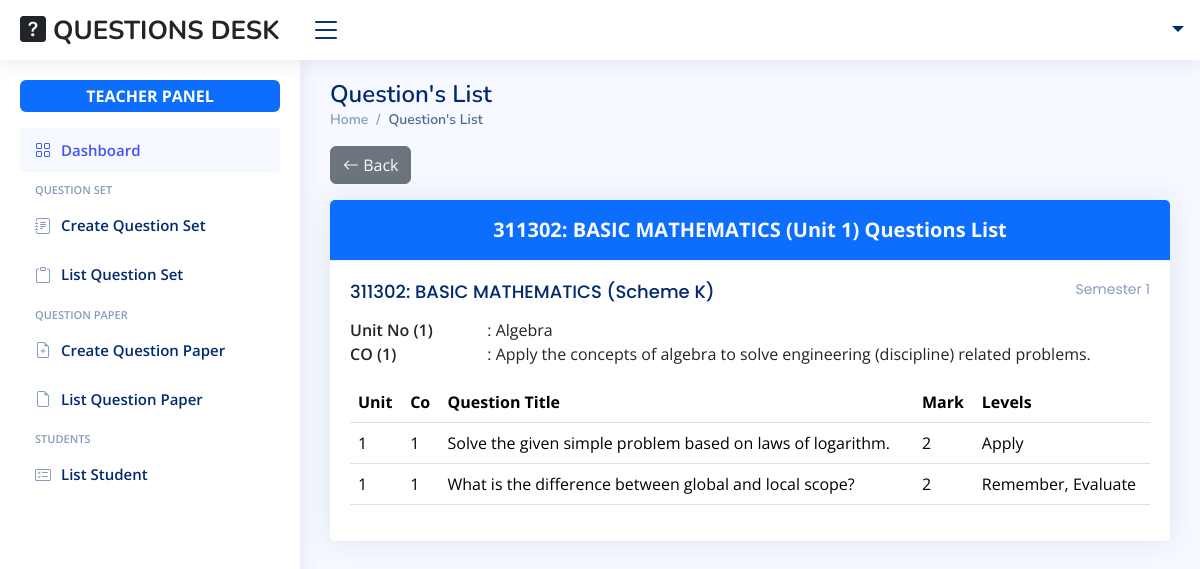
Page /teacher/list/questions/1/ on the committed database.
### Questions/models.py (models this page shows, shortened)
class QuestionSet(models.Model):
    id = models.BigAutoField(primary_key=True)
    subject = models.ForeignKey(Subject, related_name='question_sets', on_delete=models.CASCADE)
    unit = models.PositiveIntegerField(null=False, blank=False, default=0)
    unit_title = models.CharField(max_length=255, null=False, blank=False)
    co = models.PositiveIntegerField(null=False, blank=False, default=0)
    co_title = models.CharField(max_length=255, null=False, blank=False)
    questions = models.ManyToManyField(Question, related_name='question_sets', blank=True)
    created_date = models.DateField(auto_now_add=True)
    def __str__(self):
        return f'{self.subject.code}: {self.subject.name} (Unit {self.unit})'
    class Meta:
        db_table = 'Question Sets'

class Question(models.Model):
    id = models.BigAutoField(primary_key=True)
    title = models.CharField(max_length=255, null=False, blank=False)
    mark = models.PositiveIntegerField(null=False, blank=False, default=0)
    levels = models.CharField(max_length=255, null=False, blank=False)
    class Meta:
        db_table = 'Questions'

### Users/models.py (models this page shows)
class Subject(models.Model):
    id = models.BigAutoField(primary_key=True)
    code = models.CharField(max_length=100, unique=True, null=False, blank=False)
    name = models.CharField(max_length=255, null=False, blank=False)
    semester = models.CharField(max_length=100, null=False, blank=False)
    department =models.CharField(max_length=100, null=False, blank=False)
    scheme = models.CharField(max_length=10, null=False, blank=False)
    def __str__(self):
        return f'{self.code}: {self.name}  (Scheme {self.scheme})'
    class Meta:
        db_table = 'Subjects'

### Questions/views.py (the view)
# urls.py: path('list/questions/<int:question_set_id>/', list_questions_view, name='list-questions-view'),
def list_questions_view(request, question_set_id):
    question_set = QuestionSet.objects.get(id=question_set_id)
    questions = question_set.questions.all().order_by('mark', 'levels')
    return render(request, 'question_sets/questions/list_questions.html', context={'question_set':question_set,'questions':questions})

### Questions/templates/question_sets/questions/list_questions.html (shortened to what this page needs)
{% extends "members/teacher/base_site.html" %}
{% block main %}
    <main id="main" class="main">
        <div class="pagetitle">
            <h1>Question's List</h1>
            <nav>
                <ol class="breadcrumb">
                    <li class="breadcrumb-item"><a href="{% url "teacher-index-view" %}">Home</a></li>
                    <li class="breadcrumb-item active">Question's List</li>
                </ol>
            </nav>
        </div>
        <a href="{% url "update-questions-view" question_set.subject.id question_set.unit %}" class="btn btn-secondary mb-3">
            <i class="bi bi-arrow-left"></i>
            Back
        </a>
        <section class="section">
            <div class="row">
                <div class="col-lg-12">
                    <div class="card">
                        <div class="card-header text-center bg-primary text-light fw-bold fs-5">
                            {{question_set}} Questions List
                        </div>
                        <div class="card-body">
                            <h5 class="card-title pb-2 d-flex justify-content-between">
                                {{question_set.subject}}
                                <span>{{question_set.subject.semester}}</span>
                            </h5>
                            <div class="mb-3">
                                <div class="row justify-content-between">
                                    <div class="col">
                                        <span class="fw-semibold">Unit No ({{question_set.unit}})</span>
                                    </div>
                                    <div class="col-10">
                                        <p class="card-text">: {{question_set.unit_title}}</p>
                                    </div>
                                </div>
                                <div class="row justify-content-between">
                                    <div class="col">
                                        <span class="fw-semibold">CO ({{question_set.co}})</span>
                                    </div>
                                    <div class="col-10">
                                        <p class="card-text">: {{question_set.co_title}}</p>
                                    </div>
                                </div>
                            </div>
                            <table class="table datatable">
                                <thead>
                                    <tr>
                                        <th>Unit</th>
                                        <th>Co</th>
                                        <th>Question Title</th>
                                        <th>Mark</th>
                                        <th>Levels</th>
                                    </tr>
                                </thead>
                                <tbody>
                                    {% for question in questions %}
                                    <tr>
                                        <td>{{question_set.unit}}</td>
                                        <td>{{question_set.co}}</td>
                                        <td>{{question.title}}</td>
                                        <td>{{question.mark}}</td>
                                        <td>{{question.levels}}</td>
                                    </tr>
                                    {% endfor %}
                                </tbody>
                            </table>
                        </div>
                    </div>
                </div>
            </div>
        </section>
    </main>
{% endblock main %}

### Users/static/assets/css/style.css (style rules this page uses)
:root { scroll-behavior: smooth; }
body { font-family: "Open Sans", sans-serif; background: #f6f9ff; color: #444444; }
a { color: #4154f1; text-decoration: none; }
h1, h2, h3, h4, h5, h6 { font-family: "Nunito", sans-serif; }
#main { margin-top: 60px; padding: 20px 30px; transition: all 0.3s; }
.pagetitle { margin-bottom: 10px; }
.pagetitle h1 { font-size: 24px; margin-bottom: 0; font-weight: 600; color: #012970; }
.card { margin-bottom: 30px; border: none; border-radius: 5px; box-shadow: 0px 0 30px rgba(1, 41, 112, 0.1); }
.card-header, .card-footer { border-color: #ebeef4; background-color: #fff; color: #798eb3; padding: 15px; }
.card-title { padding: 20px 0 15px 0; font-size: 18px; font-weight: 500; color: #012970; font-family: "Poppins", sans-serif; }
.card-title span { color: #899bbd; font-size: 14px; font-weight: 400; }
.card-body { padding: 0 20px 20px 20px; }
.breadcrumb { font-size: 14px; font-family: "Nunito", sans-serif; color: #899bbd; font-weight: 600; }
.breadcrumb a { color: #899bbd; transition: 0.3s; }
.breadcrumb .breadcrumb-item::before { color: #899bbd; }
.breadcrumb .active { color: #51678f; font-weight: 600; }
@media (min-width: 1200px) { #main, #footer { margin-left: 300px; } }

### rows in the picture
QuestionSet: subject+unit "311302: BASIC MATHEMATICS (Unit 1)", subject "311302: BASIC MATHEMATICS (Scheme K)", subject.semester "Semester 1", unit "1", unit_title "Algebra", co "1", co_title "Apply the concepts of algebra to solve engineering (discipline) related problems."
Question: title "Solve the given simple problem based on laws of logarithm.", mark "2", levels "Apply"
Question: title "What is the difference between global and local scope?", mark "2", levels "Remember, Evaluate"
